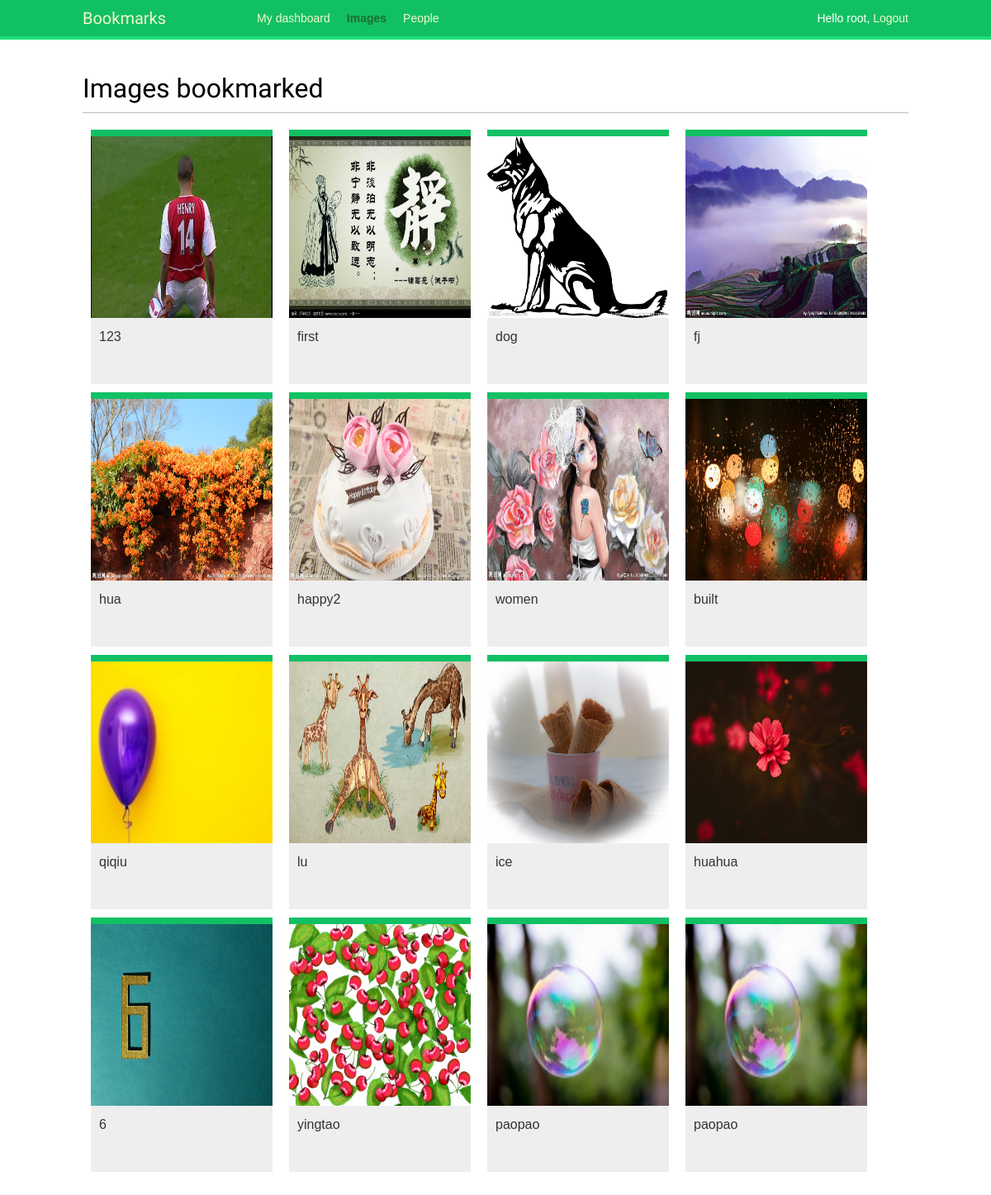
The page /images/ (signed in) on the database its author committed.
### images/models.py (models this page shows, shortened)
class Image(models.Model):
	user = models.ForeignKey(settings.AUTH_USER_MODEL,
	                         related_name='images_created', on_delete=models.CASCADE)
	title = models.CharField(max_length=200)
	slug = models.SlugField(max_length=200,blank=True)
	url = models.URLField()
	image = models.ImageField(upload_to='images/%Y/%m/%d')
	description = models.TextField(blank=True)
	created = models.DateField(auto_now_add=True,
	                           db_index=True)
	user_like = models.ManyToManyField(settings.AUTH_USER_MODEL,
	                                   related_name='images_liked',
	                                   blank=True)
	total_likes = models.PositiveIntegerField(db_index=True,
	                                          default=0)
	def get_absolute_url(self):
		return reverse('images:detail', args=[self.id, self.slug])

### images/views.py (the view)
# urls.py: path('', views.image_list, name='list'),
@login_required
def image_list(request):
    images = Image.objects.all()
    paginator = Paginator(images, 16)
    page = request.GET.get('page') # 获取前端请求的页码
    try:
        images = paginator.page(page) # 获取对应页码的内容
    except PageNotAnInteger:
        images = paginator.page(1) # 如果页码为非整数，返回第一页
    except EmptyPage:
        if request.is_ajax():
            return HttpResponse('')
        images = paginator.page(paginator.num_pages) # 如果页码为空则返回最后一页
    if request.is_ajax():
        return render(request,
                      'images/image/list_ajax.html',
                      {'section': 'images', 'images': images})
    return render(request,
                  'images/image/list.html',
                   {'section': 'images', 'images': images})

### images/templates/images/image/list.html (shortened to what this page needs)
{% extends "base.html" %}
{% block content %}
  <h1>Images bookmarked</h1>
  <div id="image-list">
    {% include "images/image/list_ajax.html" %}
  </div>
{% endblock %}

### account/templates/base.html (shortened to what this page needs)
{% load staticfiles %}
<!DOCTYPE html>
<html>
<head>
  <link href="{% static "css/base.css" %}" rel="stylesheet">
</head>
<body>
  <div id="header">
    <span class="logo">Bookmarks</span>
    {% if request.user.is_authenticated %}
      <ul class="menu">
        <li {% if section == "dashboard" %}class="selected"{% endif %}>
          <a href="{% url "dashboard" %}">My dashboard</a>
        </li>
        <li {% if section == "images" %}class="selected"{% endif %}>
          <a href="{% url "images:list" %}">Images</a>
        </li>
        <li {% if section == "people" %}class="selected"{% endif %}>
          <a href="{% url "user_list" %}">People</a>
        </li>
      </ul>
    {% endif %}
    <span class="user">
      {% if request.user.is_authenticated %}
        Hello {{ request.user.first_name }},
        <a href="{% url "logout" %}">Logout</a>
      {% else %}
        <a href="{% url "login" %}">Log-in</a>
      {% endif %}
    </span>
  </div>
  <div id="content">
    {% block content %}
    {% endblock %}
  </div>
</body>
</html>

### images/templates/images/image/list_ajax.html
{% load thumbnail %}
{% for image in images %}
  <div class="image">
    <a href="{{ image.get_absolute_url }}">
      {% thumbnail image.image "300x300" crop="100%" as im %}
        <a href="{{ image.get_absolute_url }}">
          <img src="{{ im.url }}">
        </a>
      {% endthumbnail %}
    </a>
    <div class="info">
      <a href="{{ image.get_absolute_url }}" class="title">
        {{ image.title }}
      </a>
    </div>
  </div>
{% endfor %}

### account/static/css/base.css (style rules this page uses)
body { margin:0; padding:0; font-family:helvetica, sans-serif; }
a { color:#12c064; text-decoration:none; }
h1, h2, h3, h4, h5 , h6 { font-family: 'Muli', sans-serif; font-weight:normal; }
h1 { border-bottom:1px solid #bbb; padding:0 0 10px 0; margin:10px 0 20px 0; }
#header { padding:10px 100px; font-size:14px; background:#12c064; color:#fff; border-bottom:4px solid #1cdf78; overflow:auto; }
#header .logo { font-family: 'Muli', sans-serif; float:left; color:#f3f7cc; font-size:20px; margin-right:10%; }
#header ul.menu { list-style:none; float:left; margin:0; padding:0; }
#header ul.menu li { float:left; padding:4px 10px; }
#header ul.menu li.selected a, #header ul.menu li.selected a:hover { color:#1b6d32; font-weight:bold; }
#header a { color:#f3f7cc; }
#header .user { float:right; padding-top:4px; }
#content { padding:30px 100px; }
#image-list { overflow:auto; }
#image-list .image { float:left; width:220px; height:300px; margin:0 10px 10px 10px; border-top:8px solid #12c064; background:#eee; }
#image-list img { width:220px; height:220px; }
#image-list .info { padding:10px; }
#image-list .info a { color:#333; }

### rows shown on the page
Image: shows a picture, title "123"
Image: shows a picture, title "first"
Image: shows a picture, title "dog"
Image: shows a picture, title "fj"
Image: shows a picture, title "hua"
Image: shows a picture, title "happy2"
Image: shows a picture, title "women"
Image: shows a picture, title "built"
Image: shows a picture, title "qiqiu"
Image: shows a picture, title "lu"
Image: shows a picture, title "ice"
Image: shows a picture, title "huahua"
Image: shows a picture, title "6"
Image: shows a picture, title "yingtao"
Image: title "paopao"
Image: title "paopao"

### other values the page prints
{{ request.user.first_name }} "root"
